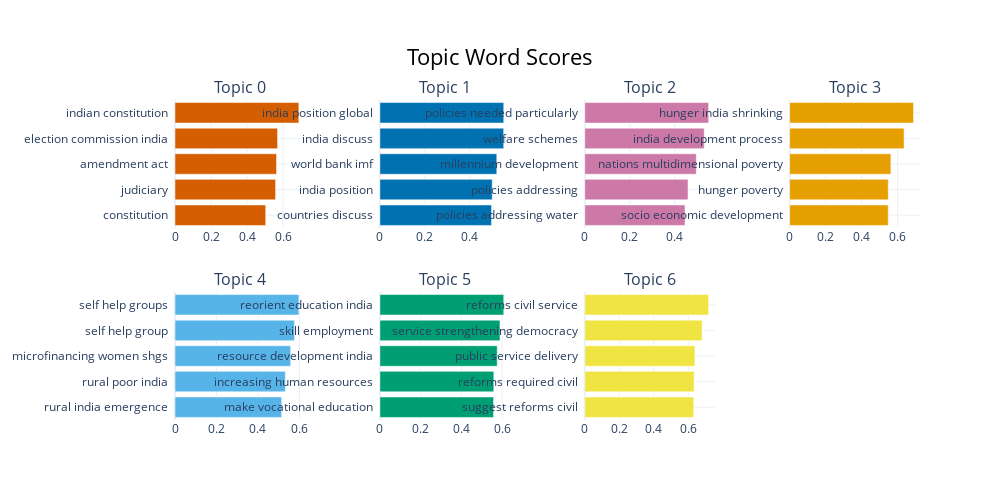

The notebook cell saved with this chart:
### Code cell
model.visualize_barchart()

### Figure 1 — Plotly figure (JSON) as saved in the notebook; plotly's stock layout.template omitted (floating-point values rounded to 4 significant figures)
{"data": [{"marker": {"color": "#D55E00"}, "orientation": "h", "type": "bar", "x": [0.5039, 0.5588, 0.5639, 0.5697, 0.688], "xaxis": "x", "y": ["constitution  ", "judiciary  ", "amendment act  ", "election commission india  ", "indian constitution  "], "yaxis": "y"}, {"marker": {"color": "#0072B2"}, "orientation": "h", "type": "bar", "x": [0.4967, 0.4999, 0.5201, 0.5508, 0.551], "xaxis": "x2", "y": ["countries discuss  ", "india position  ", "world bank imf  ", "india discuss  ", "india position global  "], "yaxis": "y2"}, {"marker": {"color": "#CC79A7"}, "orientation": "h", "type": "bar", "x": [0.4455, 0.4587, 0.4954, 0.5308, 0.5503], "xaxis": "x3", "y": ["policies addressing water  ", "policies addressing  ", "millennium development  ", "welfare schemes  ", "policies needed particularly  "], "yaxis": "y3"}, {"marker": {"color": "#E69F00"}, "orientation": "h", "type": "bar", "x": [0.5478, 0.5481, 0.5624, 0.6357, 0.6881], "xaxis": "x4", "y": ["socio economic development  ", "hunger poverty  ", "nations multidimensional poverty  ", "india development process  ", "hunger india shrinking  "], "yaxis": "y4"}, {"marker": {"color": "#56B4E9"}, "orientation": "h", "type": "bar", "x": [0.5142, 0.532, 0.5576, 0.5762, 0.5971], "xaxis": "x5", "y": ["rural india emergence  ", "rural poor india  ", "microfinancing women shgs  ", "self help group  ", "self help groups  "], "yaxis": "y5"}, {"marker": {"color": "#009E73"}, "orientation": "h", "type": "bar", "x": [0.5575, 0.5588, 0.5754, 0.589, 0.6074], "xaxis": "x6", "y": ["make vocational education  ", "increasing human resources  ", "resource development india  ", "skill employment  ", "reorient education india  "], "yaxis": "y6"}, {"marker": {"color": "#F0E442"}, "orientation": "h", "type": "bar", "x": [0.6319, 0.6344, 0.639, 0.6807, 0.7184], "xaxis": "x7", "y": ["suggest reforms civil  ", "reforms required civil  ", "public service delivery  ", "service strengthening democracy  ", "reforms civil service  "], "yaxis": "y7"}], "layout": {"annotations": [{"font": {"size": 16}, "showarrow": false, "text": "Topic 0", "x": 0.0875, "xanchor": "center", "xref": "paper", "y": 1, "yanchor": "bottom", "yref": "paper"}, {"font": {"size": 16}, "showarrow": false, "text": "Topic 1", "x": 0.3625, "xanchor": "center", "xref": "paper", "y": 1, "yanchor": "bottom", "yref": "paper"}, {"font": {"size": 16}, "showarrow": false, "text": "Topic 2", "x": 0.6375, "xanchor": "center", "xref": "paper", "y": 1, "yanchor": "bottom", "yref": "paper"}, {"font": {"size": 16}, "showarrow": false, "text": "Topic 3", "x": 0.9125, "xanchor": "center", "xref": "paper", "y": 1, "yanchor": "bottom", "yref": "paper"}, {"font": {"size": 16}, "showarrow": false, "text": "Topic 4", "x": 0.0875, "xanchor": "center", "xref": "paper", "y": 0.4, "yanchor": "bottom", "yref": "paper"}, {"font": {"size": 16}, "showarrow": false, "text": "Topic 5", "x": 0.3625, "xanchor": "center", "xref": "paper", "y": 0.4, "yanchor": "bottom", "yref": "paper"}, {"font": {"size": 16}, "showarrow": false, "text": "Topic 6", "x": 0.6375, "xanchor": "center", "xref": "paper", "y": 0.4, "yanchor": "bottom", "yref": "paper"}], "height": 500, "hoverlabel": {"bgcolor": "white", "font": {"family": "Rockwell", "size": 16}}, "showlegend": false, "title": {"font": {"color": "Black", "size": 22}, "text": "Topic Word Scores", "x": 0.5, "xanchor": "center", "yanchor": "top"}, "width": 1000, "xaxis": {"anchor": "y", "domain": [0, 0.175], "showgrid": true}, "xaxis2": {"anchor": "y2", "domain": [0.275, 0.45], "showgrid": true}, "xaxis3": {"anchor": "y3", "domain": [0.55, 0.725], "showgrid": true}, "xaxis4": {"anchor": "y4", "domain": [0.825, 1], "showgrid": true}, "xaxis5": {"anchor": "y5", "domain": [0, 0.175], "showgrid": true}, "xaxis6": {"anchor": "y6", "domain": [0.275, 0.45], "showgrid": true}, "xaxis7": {"anchor": "y7", "domain": [0.55, 0.725], "showgrid": true}, "xaxis8": {"anchor": "y8", "domain": [0.825, 1], "showgrid": true}, "yaxis": {"anchor": "x", "domain": [0.6, 1], "showgrid": true}, "yaxis2": {"anchor": "x2", "domain": [0.6, 1], "showgrid": true}, "yaxis3": {"anchor": "x3", "domain": [0.6, 1], "showgrid": true}, "yaxis4": {"anchor": "x4", "domain": [0.6, 1], "showgrid": true}, "yaxis5": {"anchor": "x5", "domain": [0, 0.4], "showgrid": true}, "yaxis6": {"anchor": "x6", "domain": [0, 0.4], "showgrid": true}, "yaxis7": {"anchor": "x7", "domain": [0, 0.4], "showgrid": true}, "yaxis8": {"anchor": "x8", "domain": [0, 0.4], "showgrid": true}}}
